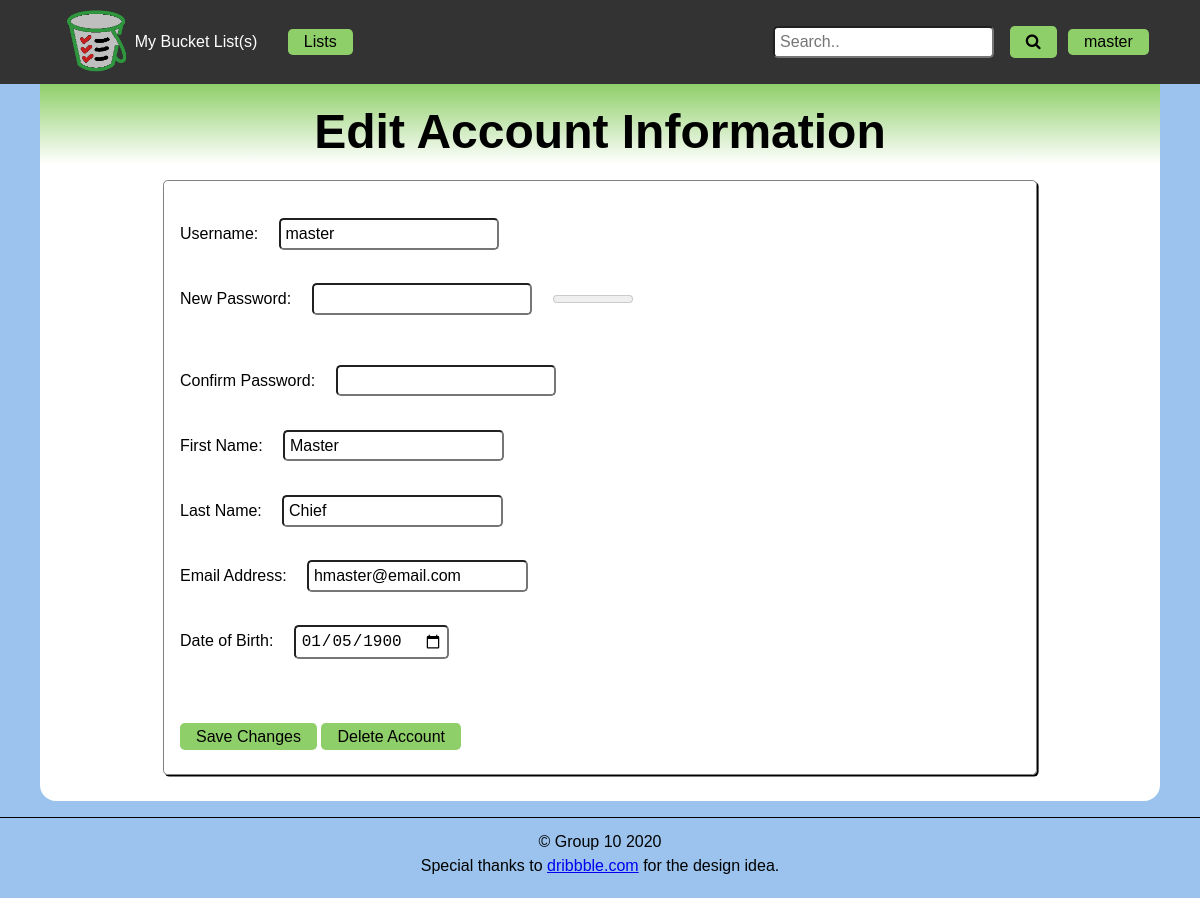
Screenshot of /accounts.php (signed in) with the database file from the repository.
### tables this page shows
CREATE TABLE `g10_users` (
  `id` int(11) NOT NULL,
  `username` varchar(32) NOT NULL,
  `pass` varchar(128) NOT NULL,
  `first` varchar(64) NOT NULL,
  `last` varchar(64) NOT NULL,
  `email` varchar(128) NOT NULL,
  `dob` date DEFAULT NULL
);

### accounts.php (the view, shortened to what this page needs)
<?php
  if(isset($_SESSION['user'])){
    $user = $_SESSION['user'];
    $pdo = connectDB();
    $query = "SELECT * FROM g10_users WHERE username = ?";
    $stmt = $pdo->prepare($query);
    $stmt->execute([$user]);
    $results = $stmt->fetch();
  }
?>
<!DOCTYPE HTML>
<html lang="en">
<head>
  <?php
    include "includes/meta.php"
  ?>
</head>
<body>
  <header>
    <?php include 'includes/nav.php' ?>
  </header>
  <main>
    <header>
      <?php if(isset($_SESSION['user'])): ?>
        <h1>Edit Account Information</h1>
      <?php else: ?>
        <h1>Register</h1>
      <?php endif ?>
    </header>
    <form id="register-form" action="<?= $_SERVER['PHP_SELF'] ?>" method="post">
      <div>
        <label for="username">Username:</label>
        <input id="username" name="username" type="text"
        <?php if(isset($_SESSION['user'])): ?>
          value = "<?= $results['username'] ?>" readonly>
        <?php else: ?>
          placeholder = "Thrillseeker99" required>
        <?php endif ?>
      </div>
      <?php if(isset($_SESSION['user'])): ?>
        <div>
          <label for="new_password">New Password:</label>
          <input name="new_password" type="password" id="new_password" minlength="8">
          <meter max="4" id="newpassword-strength"></meter>
          <p id="newpassword-strength-text"></p>
        </div>
        <div>
          <label for="password_confirm">Confirm Password:</label>
          <input name="password_confirm" type="password" id="password_confirm" minlength="8">
        </div>
      <?php endif ?>
      <div>
        <label for="firstname">First Name:</label>
        <input id="firstname" name="firstname" type="text"
        <?php if(isset($_SESSION['user'])): ?>
          value = "<?= $results['first'] ?>" required>
        <?php else: ?>
          placeholder = "Mary" required>
        <?php endif ?>
      </div>
      <div>
        <label for="lastname">Last Name:</label>
        <input id="lastname" name="lastname" type="text"
        <?php if(isset($_SESSION['user'])): ?>
          value = "<?= $results['last'] ?>" required>
        <?php else: ?>
          placeholder = "Sue" required>
        <?php endif ?>
      </div>
      <div>
        <label for="email">Email Address:</label>
        <input id="email" name="email" type="text"
        <?php if(isset($_SESSION['user'])): ?>
          value = "<?= $results['email'] ?>" required>
        <?php else: ?>
          placeholder = "mary.sue@gmail.com" required>
        <?php endif ?>
      </div>
      <div>
        <label for="birthdate">Date of Birth:</label>
        <input id="birthdate" type="date" name="birthdate" min="1900-01-01"
        <?php if(isset($_SESSION['user'])): ?>
          value = "<?= $results['dob'] ?>" required>
        <?php else: ?>
          required>
        <?php endif ?>
      </div>
      <?php if(isset($_SESSION['user'])): ?>
        <div class="errors">
        </div>
        <div class="updated">
        </div>
        <button id="update" name="update"> Save Changes</button>
        <button type="button" name="deleteAccount"> Delete Account</button>
      <?php endif ?>
    </form>
  </main>
  <?php include 'includes/footer.php' ?>
</body>
</html>

### css/default.css (style rules this page uses)
:root { --link-color: #8fcf69; --linkhover-color: #818181; --text-color: #000; }
body { background-color: #9bc3ed; color: var(--text-color); font-family: Verdana, Helvetica, sans-serif; font-size: 16px; margin: auto; }
main { background-color: #FFF; border-bottom-right-radius: 1rem; border-bottom-left-radius: 1rem; max-width: 70rem; font-size: 1em; padding: 0 0 0.6em 0; margin: auto; }
header { text-align: center; background: linear-gradient(var(--link-color), transparent); }
main header { align-items: flex-end; display: flex; flex-direction: row; justify-content: space-evenly; padding: 1em 0 0 0; }
p,h1,h2,h3,h4,h5 { padding: 0.5rem; }
h1 { font-size: 3em; font-weight: bold; }
form { border: 0.1em solid #818181; border-radius: 0.3em; box-shadow: 0.1em 0.1em #000; margin: 1em auto; padding: 1em; width: 75%; }
button, nav a, .dropdown, #login a { padding: 0.3rem 1rem; color: var(--text-color); margin: 0.5rem auto; background-color: var(--link-color); font-size: 1rem; border: none; cursor: pointer; border-radius: 0.3rem; }
input { padding: 0.3rem; border-radius: 0.3rem; font-size: 1rem; margin: 0.5rem 1rem; }
form div { margin: 0.5em auto; padding: 0.3em 0; }

### rows the page displays
g10_users: username "master", firstname "Master", lastname "Chief", email "hmaster@email.com", birthdate "01/05/1900"

### other values shown
$_SESSION['user'] "master"
